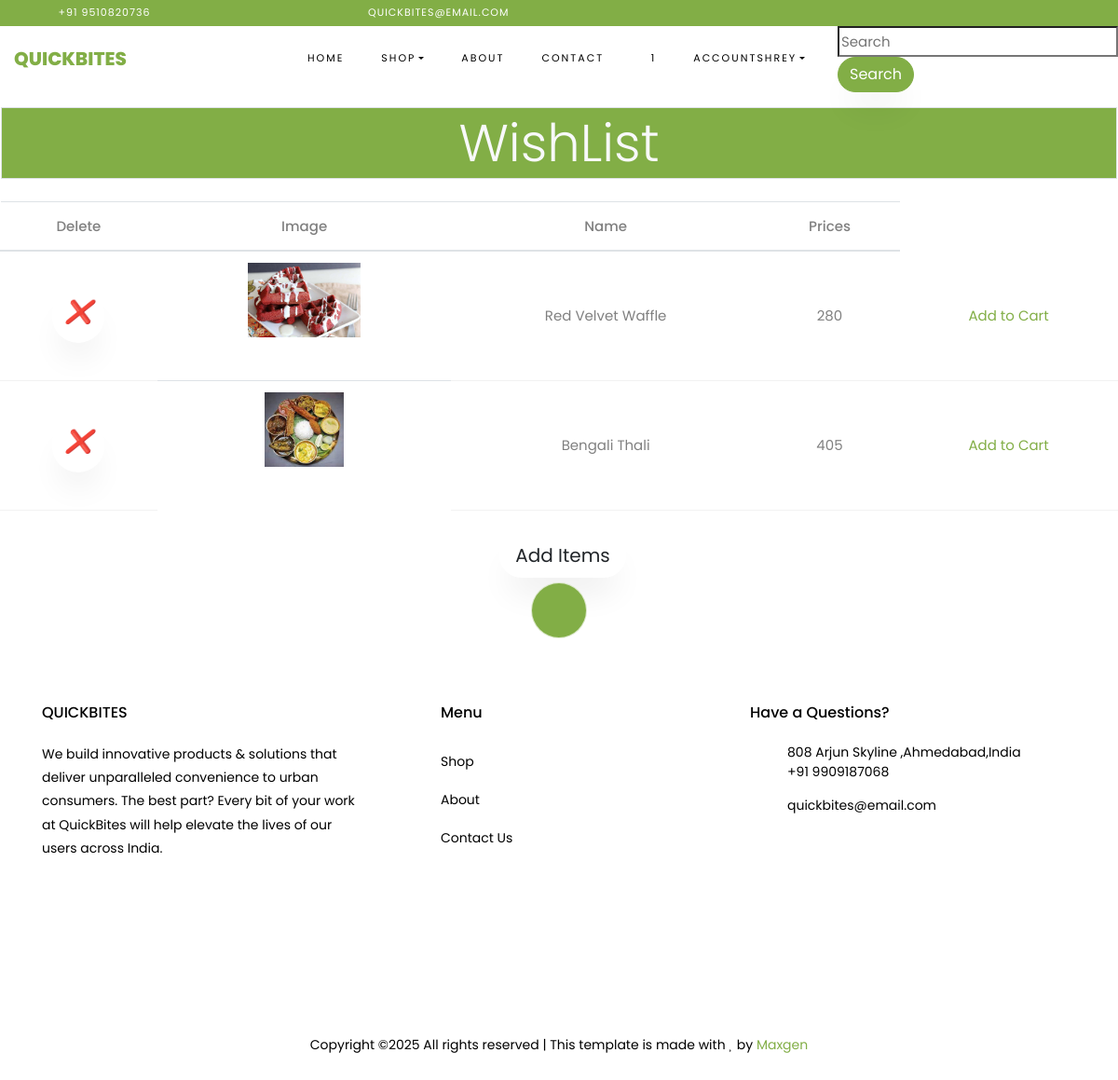
Page /wishlist/ (signed in) on the committed database.
### myapp/models.py (models this page shows, shortened)
class Wishlist(models.Model):
    user = models.ForeignKey(User,on_delete=models.CASCADE)
    product= models.ForeignKey(productmodel,on_delete=models.CASCADE)
    quantity = models.IntegerField(default=1)

class productmodel(models.Model):
    pcate = models.ForeignKey(Maincategory,null=True,on_delete=models.CASCADE,blank=True)
    name = models.CharField(max_length=100)
    image = models.ImageField(upload_to='image/product')
    og_price = models.IntegerField(default=0)
    discount = models.IntegerField(default=0)
    discount_price = models.IntegerField(default=0)
    sell_price = models.IntegerField(default=0)

### myapp/views.py (the view)
# urls.py: path('wishlist/',WishListView),
def WishListView(request):
    if request.user.is_authenticated:
        cart_count = Cart.objects.filter(user=request.user).count()
        wishlist_count = Wishlist.objects.filter(user=request.user).count()
        wishlist_items = Wishlist.objects.filter(user=request.user)
    else:
        return redirect('login')
    context = {'wishlist_count': wishlist_count, 'cart_count':cart_count,
    'wishlist_items': wishlist_items}
    return render(request, 'wishlist.html', context)

### myapp/templates/wishlist.html (shortened to what this page needs)
{% extends 'base.html' %}
{% load static %}
{% block body %}
        <div class="container-fluid p-3">
            <div class="row">
                <div class="col-sm-12 m-0 p-0">
                    <h2 class="display-4 p-1 border text-center text-light bg-secondary">WishList</h2>
                </div>
            </div>
        </div>
        <div class="row">
            <div class="col-sm-12 table-responcive">
                <table class="table">
                    <thead>
                        <tr>
                            <th scope="col">Delete</th>
                            <th scope="col">Image</th>
                            <th scope="col">Name</th>
                            <th scope="col">Prices</th>
                        </tr>
                    </thead>
                    <tbody>
                       {% for i in wishlist_items %}
                       <tr>
                           <td> <a class="btn" href="/deletewishlist/{{i.id}}">
                            <h4> <i class="fas fa-trash text-danger">❌</i> </h4> </a>
                           </td>
                        <th>
                            <img style="height: 80px;" src="{{i.product.image.url}}" alt="image">
                        </th>
                        <td>{{i.product.name}}</td>
                        <td>{{i.product.sell_price}}</td>
                        <td>
                            <a href="/addtocart/{{i.product.id}}/">
                                <span class="tooltip-label">Add to Cart</span>
                            </a>
                        </td>
                    {% endfor %}
                    </tbody>
                </table>
            </div>
        </div>
        <div class="row">
            <div class="col-sm-12 p-2 text-center">
                <a href="/allproducts/" class="btn btn-lg brn-danger ml-2" type="submit">Add Items</a>
            </div>
        </div>
<br>
{% endblock body %}

### myapp/templates/base.html (shortened to what this page needs)
{% load static %}
<!DOCTYPE html>
<html lang="en">
  <head>
    <link rel="stylesheet" href="{% static 'css/open-iconic-bootstrap.min.css' %}">
    <link rel="stylesheet" href="{% static 'css/animate.css' %}">
    <link rel="stylesheet" href="{% static 'css/owl.carousel.min.css' %}">
    <link rel="stylesheet" href="{% static 'css/owl.theme.default.min.css' %}">
    <link rel="stylesheet" href="{% static 'css/magnific-popup.css' %}">
    <link rel="stylesheet" href="{% static 'css/aos.css' %}">
    <link rel="stylesheet" href="{% static 'css/ionicons.min.css' %}">
    <link rel="stylesheet" href="{% static 'css/bootstrap-datepicker.css' %}">
    <link rel="stylesheet" href="{% static 'css/jquery.timepicker.css' %}">
    <link rel="stylesheet" href="{% static 'css/flaticon.css' %}">
    <link rel="stylesheet" href="{% static 'css/icomoon.css' %}">
    <link rel="stylesheet" href="{% static 'css/style.css' %}">
  </head>
  <body class="goto-here">
		<div class="py-1 bg-primary">
    	<div class="container">
    		<div class="row no-gutters d-flex align-items-start align-items-center px-md-0">
	    		<div class="col-lg-12 d-block">
		    		<div class="row d-flex">
		    			<div class="col-md pr-4 d-flex topper align-items-center">
					    	<div class="icon mr-2 d-flex justify-content-center align-items-center"><span class="icon-phone2"></span></div>
						    <span class="text">+91 9510820736</span>
					    </div>
					    <div class="col-md pr-4 d-flex topper align-items-center">
					    	<div class="icon mr-2 d-flex justify-content-center align-items-center"><span class="icon-paper-plane"></span></div>
						    <span class="text">QUICKBITES@email.com</span>
					    </div>
					    <div class="col-md-5 pr-4 d-flex topper align-items-center text-lg-right">
              </div>
				    </div>
			    </div>
		    </div>
		  </div>
    </div>
    <nav class="navbar navbar-expand-lg navbar-dark ftco_navbar bg-dark ftco-navbar-light" id="ftco-navbar">
	    <div class="container">
	      <a class="navbar-brand" href="/home/">QUICKBITES</a>
	      <div class="collapse navbar-collapse" id="ftco-nav">
	        <ul class="navbar-nav ml-auto">
	          <li class="nav-item active"><a href="{% url 'home' %}" class="nav-link">Home</a></li>
	          <li class="nav-item dropdown">
              <a class="nav-link dropdown-toggle" href="#" id="dropdown04" data-toggle="dropdown" aria-haspopup="true" aria-expanded="false">Shop</a>
            </li>
	          <li class="nav-item"><a href="/about/" class="nav-link">About</a></li>
	          <li class="nav-item"><a href="/contact/" class="nav-link">Contact</a></li>
            {% if request.user.is_authenticated %}
	          <li class="nav-item cta cta-colored"><a href="/cart/" class="nav-link"><span class="icon-shopping_cart"></span>{{cart_count}}</a></li>
            <div class="collapse navbar-collapse" id="ftco-nav">
            {% endif %}
              <ul class="navbar-nav ml-auto">
                <li class="nav-item dropdown">
                  <a class="nav-link dropdown-toggle" href="#" id="dropdown04" data-toggle="dropdown" aria-haspopup="true" aria-expanded="false">Account{{request.user}}</a>
                </li>
              </ul>
            </div>
	        </ul>
	      </div>
	    </div>
        <div class="search-box">
           <form action="/searchview/" class="d-flex">
              <div class="input-group">
                <input type="search" placeholder="Search" name="search" aria-label="Search" class="form -controls">
                <span class="input-group-btn">
                  <button class="btn btn-primary" type="submit"> Search </button>
                </span>
              </div>
            </form>
        </div>
    </nav>
     {% block body %}
     {% endblock body %}
  <footer class="ftco-footer ftco-section">
    <div class="container">
        <div class="row">
            <div class="mouse">
                      <a href="#" class="mouse-icon">
                          <div class="mouse-wheel"><span class="ion-ios-arrow-up"></span></div>
                      </a>
                  </div>
        </div>
      <div class="row mb-5">
        <div class="col-md">
          <div class="ftco-footer-widget mb-4">
            <h2 class="ftco-heading-2">QUICKBITES</h2>
            <p>We build innovative products & solutions that deliver unparalleled convenience to urban consumers.
              The best part? Every bit of your work at QuickBites will help elevate the lives of our users across India.
              </p>
            <ul class="ftco-footer-social list-unstyled float-md-left float-lft mt-5">
            </ul>
          </div>
        </div>
        <div class="col-md">
          <div class="ftco-footer-widget mb-4 ml-md-5">
            <h2 class="ftco-heading-2">Menu</h2>
            <ul class="list-unstyled">
              <li><a href="/allproducts/" class="py-2 d-block">Shop</a></li>
              <li><a href="/about/" class="py-2 d-block">About</a></li>
              <li><a href="/contact/" class="py-2 d-block">Contact Us</a></li>
            </ul>
          </div>
        </div>
        <div class="col-md">
          <div class="ftco-footer-widget mb-4">
              <h2 class="ftco-heading-2">Have a Questions?</h2>
              <div class="block-23 mb-3">
                <ul>
                  <li><span class="icon icon-map-marker"></span><span class="text">808 Arjun Skyline ,Ahmedabad,India</span></li>
                  <li><a href="#"><span class="icon icon-phone"></span><span class="text">+91 9909187068</span></a></li>
                  <li><a href="#"><span class="icon icon-envelope"></span><span class="text">quickbites@email.com</span></a></li>
                </ul>
              </div>
          </div>
        </div>
      </div>
      <div class="row">
        <div class="col-md-12 text-center">
          <p>
                        Copyright &copy;<script>document.write(new Date().getFullYear());</script> All rights reserved | This template is made with <i class="icon-heart color-blue" aria-hidden="true"></i> by <a href="http://127.0.0.1:8000/home/" target="_blank">Maxgen</a>
                      </p>
        </div>
      </div>
    </div>
  </footer>
</body>
</html>

### static/css/icomoon.css (style rules this page uses)
[class^="icon-"], [class*=" icon-"] { font-family: 'icomoon' !important; speak: none; font-style: normal; font-weight: normal; font-variant: normal; text-transform: none; line-height: 1; -webkit-font-smoothing: antialiased; -moz-osx-font-smoothing: grayscale; }
.icon-heart:before { content: "\f004"; }
.icon-map-marker:before { content: "\f041"; }
.icon-phone:before { content: "\f095"; }
.icon-envelope:before { content: "\f0e0"; }
.icon-paper-plane:before { content: "\f1d8"; }
.icon-phone2:before { content: "\e0cd"; }
.icon-shopping_cart:before { content: "\e8cc"; }

### rows in the picture
Wishlist: product.image (picture), product.name "Red Velvet Waffle", product.sell_price "280"
Wishlist: product.image (picture), product.name "Bengali Thali", product.sell_price "405"

### other values in the picture
{{ cart_count }} "1"
{{ request.user }} "SHREY"
